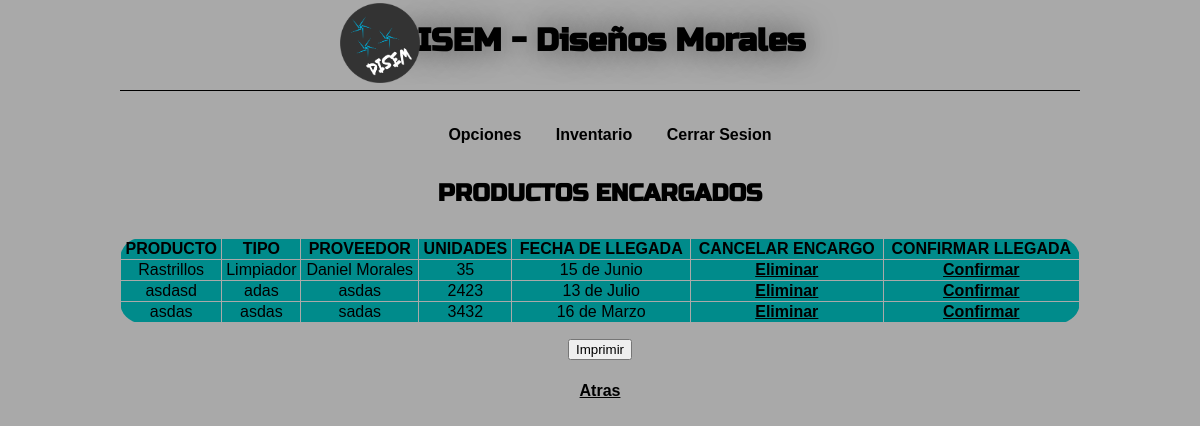
Page /mencargara.php (signed in) on the committed database.
### tables this page shows
CREATE TABLE IF NOT EXISTS `encargos` (
  `id` int(11) NOT NULL,
  `producto` text NOT NULL,
  `tipo` text NOT NULL,
  `proveedor` varchar(30) NOT NULL,
  `unidades` int(11) NOT NULL,
  `dia` int(11) NOT NULL,
  `mes` text NOT NULL
);

### mencargara.php (the view, shortened to what this page needs)
<?php
	require('conexion2.php');
	$query="SELECT id, producto, tipo, proveedor, unidades, dia, mes FROM encargos";
	$resultado=$mysqli->query($query);
?>
<!DOCTYPE html>
<html lang="es" xmlns="http://www.w3.org/1999/xhtml">
	<head>
		<link rel="stylesheet" type="text/css" href="css/mencargar.css">
	</head>
	<body>
		<div id="contenido">
			<header>
				<hgroup>
					<img src="imagenes/logo.png" width = "80"><h1>DISEM - Diseños Morales</h1>
				</hgroup>
				<nav>
				<ul>
					<li><a href="opciones.php">Opciones </a></li>
					<li><a href="inventarioa.php">Inventario </a></li>
					<li><a href="cerrar_sesion.php">Cerrar Sesion</a></li>
				</ul>
			</nav>
			</header>
			<section>
				<div id="textopr">
					<hgroup>
					<center><h1>PRODUCTOS ENCARGADOS</h1></center>
						<center><table border="1" width="100%">
			<thead>
				<tr>
					<td><center><b>PRODUCTO</b></td></center>
					<td><center><b>TIPO</b></td></center>
					<td><center><b>PROVEEDOR</b></td></center>
					<td><center><b>UNIDADES</b></td></center>
					<td><center><b>FECHA DE LLEGADA</b></td></center>
					<td><center><b>CANCELAR ENCARGO</b></td></center>
					<td><center><b>CONFIRMAR LLEGADA</b></td></center>
				<tbody>
					<?php while($row=$resultado->fetch_assoc()){ ?>
						<tr>
							<td>
								<center><?php echo $row['producto'];?></center>
							</td>
							<td>
								<center><?php echo $row['tipo'];?></center>
							</td>
							<td>
								<center><?php echo $row['proveedor'];?></center>
							</td>
							<td>
								<center><?php echo $row['unidades'];?></center>
							</td>
							<td>
								<center><?php echo $row['dia'];?> de <?php echo $row['mes'];?></center>
							</td>
							<td>
								<center><a href="eliminara.php?id=<?php echo $row['id'];?>">Eliminar</a></center>
							</td>
							<td>
								<center><a href="confirmarea.php?id=<?php echo $row['id'];?>">Confirmar</a></center>
							</td>
						</tr>
					<?php } ?>
				</tbody>
					<center><p></p>
					<form>
					<center><input type='button' onclick='window.print();' value='Imprimir' /></center>
					</form> <p></p>
						<a href="encargara.php"><h4><center>Atras</center></h4></a>
					</center>
					</hgroup>
				</div>
			</section>
		</div>
	</body>
</html>

### css/mencargar.css (style rules this page uses)
body { background-color: #A9A9A9; font-family: sans-serif; }
#contenido { width: 960px; margin: 0 auto; text-align: center; }
h1 { margin-bottom: 30px; font-family: 'Russo One', sans-serif; }
nav ul li { display: inline-block; margin-bottom: 10px; margin-right: 20px; color: black; cursor: pointer; padding: 5px; transition:all 0.5s linear; -webkit-transition:all 0.5s linear; -moz-transition:all 0.5s linear; -o-transition:all 0.5s linear; }
nav ul li a { text-decoration: none; }
header hgroup h1 { border-bottom: solid; padding-bottom: 30px; border-width: 1px; border-color: #000000; text-shadow: 0px 0px 30px rgba(0,0,0,0.5); }
table { border: 1px solid black; border-collapse: collapse; border-radius: 15px 15px 15px 15px; -moz-border-radius: 21px 21px 21px 21px; -webkit-border-radius: 21px 21px 21px 21px; border: 1px solid #A9A9A9; background-color: #008B8B; }
a { color: #000000; font-weight: bold; }
img[src="imagenes/logo.png"] { position: absolute; left:340px; top: 3px; }

### rows in the picture
encargos: producto "Rastrillos", tipo "Limpiador", proveedor "Daniel Morales", unidades "35", dia "15", mes "Junio"
encargos: producto "asdasd", tipo "adas", proveedor "asdas", unidades "2423", dia "13", mes "Julio"
encargos: producto "asdas", tipo "asdas", proveedor "sadas", unidades "3432", dia "16", mes "Marzo"
